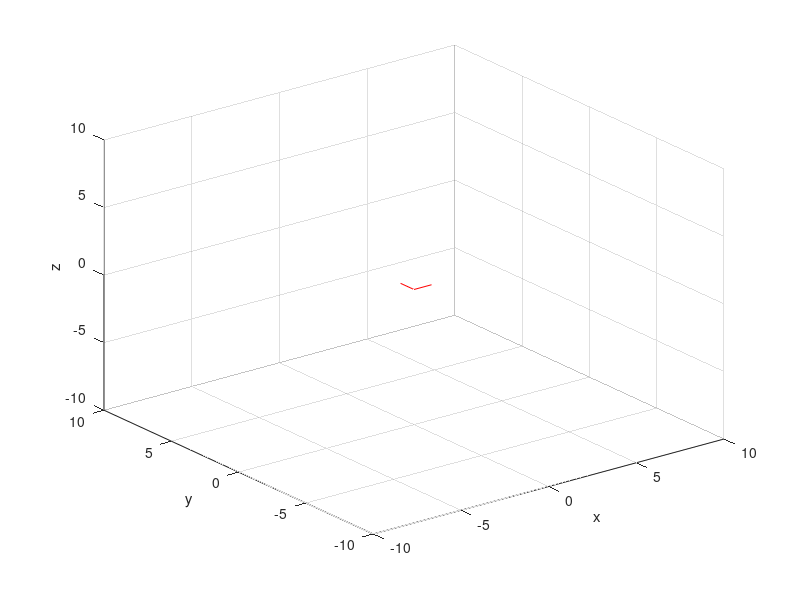

MATLAB code to generate this figure: (Note: this script raises an error after producing the figure.)
%% init
close all
clear
clc

% global frame
position = [0 0 0];
orientation = [1 0 0 0];

% body frame
angvel_body = [0.2 0.2 0];
linvel_body = [0.5 0 0];
timestep = 0.1;   

% visualization
i0 = [0 1 0 0];
j0 = [0 0 1 0];


figure
p0 = position;
plot3([p0(1) p0(1)+i0(2)],[p0(1) p0(2)+i0(3)], [p0(3), p0(3)+i0(4)],'r');
hold on
plot3([p0(1) p0(1)+j0(2)],[p0(1) p0(2)+j0(3)], [p0(3), p0(3)+j0(4)],'r');
axis([-10,10,-10,10,-10,10]);
xlabel('x')
ylabel('y')
zlabel('z')
hold on
grid on


%%
while true
    vecrotmat = quaternion2rotmat(orientation);
    angvel = [vecrotmat * angvel_body']';
    linvel = [vecrotmat * linvel_body']';
    
    % update orientation
    beta = norm(angvel) * timestep;
    unit = angvel ./ norm(angvel);
    rotation = [cos(beta/2), unit.*sin(beta/2)];
    orientation = quaternion_mul(rotation, orientation);
    
    % update position
    position = position + linvel.*timestep;
    
    % update visualization
%     i = quaternion_mul(orientation,...
%                     quaternion_mul(i0 , quaternion_inv(orientation)));
%     j = quaternion_multi(orientation,...
%                     quaternion_mul(j0 , quaternion_inv(orientation)));
    i = zeros(1,4);
    j = zeros(1,4);
    i(2:end) = [vecrotmat * i0(2:end)']';
    j(2:end) = [vecrotmat * j0(2:end)']';

    %checks
    det(vecrotmat)
    norm(angvel)
    norm(unit)
    norm(rotation)
    norm(orientation)
    norm(i(2:end))
    norm(j(2:end))
    
    % show
    plot3([position(1) position(1)+i(2)],...
        [position(2) position(2)+i(3)],...
        [position(3), position(3)+i(4)],'g');
    plot3([position(1) position(1)+j(2)],...
        [position(2) position(2)+j(3)],...
        [position(3), position(3)+j(4)],'b');
    pause(timestep)
end



